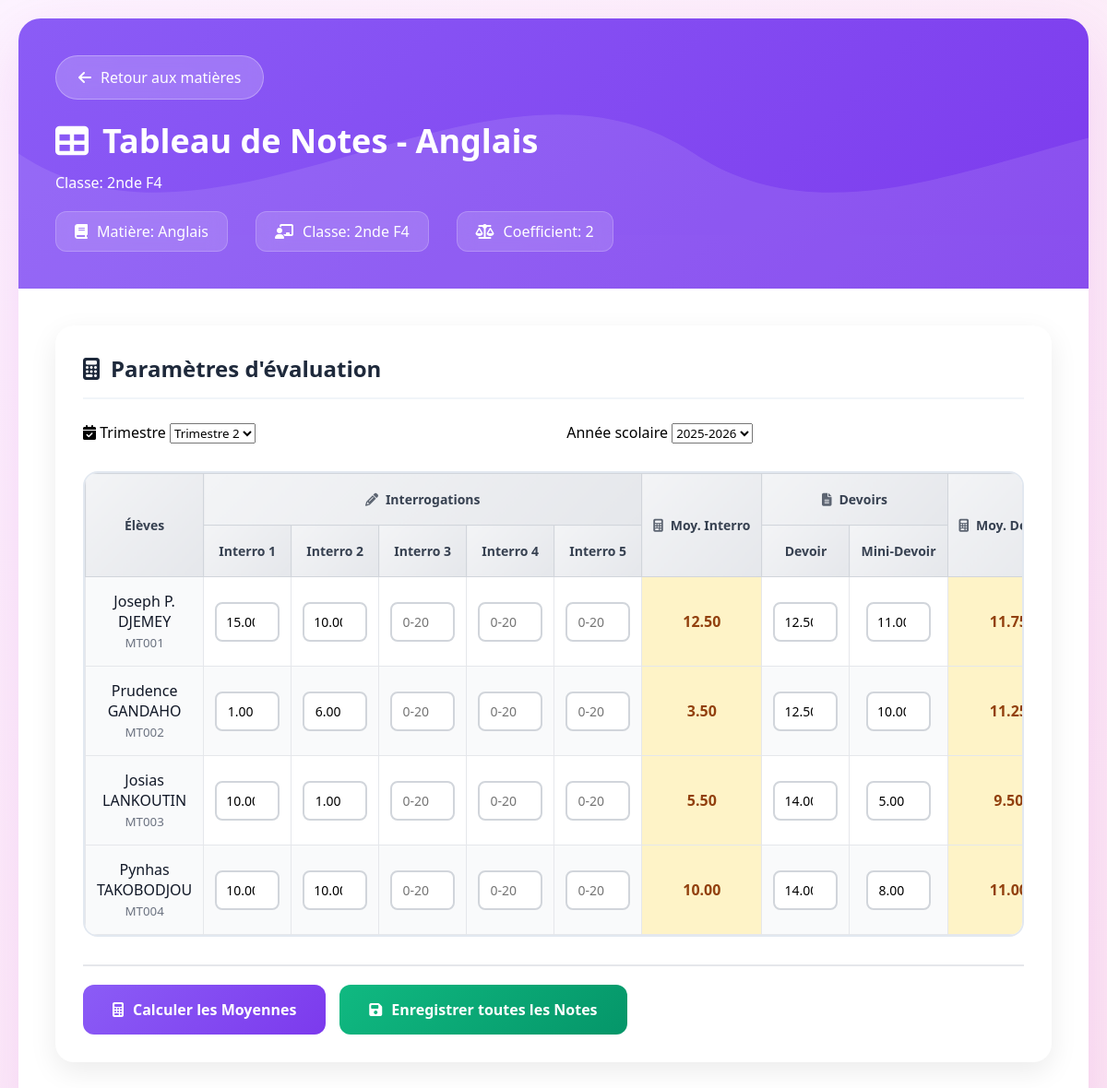
Page /Ecole/notes/notes_matiere.php?classe_id=6&matiere_id=20 (signed in) on the committed database.
### tables this page shows
CREATE TABLE `classe_matiere` (
  `id` int(11) NOT NULL,
  `classe_id` int(11) NOT NULL,
  `matiere_id` int(11) NOT NULL,
  `coefficient` int(11) DEFAULT 1
);

CREATE TABLE `matieres` (
  `id` int(11) NOT NULL,
  `nom_matiere` varchar(50) DEFAULT NULL,
  `coefficient` int(11) DEFAULT 1
);

CREATE TABLE `classes` (
  `id` int(11) NOT NULL,
  `nom_classe` varchar(20) NOT NULL
);

CREATE TABLE `eleves` (
  `id` int(11) NOT NULL,
  `matricule` varchar(30) DEFAULT NULL,
  `nom` varchar(50) DEFAULT NULL,
  `prenom` varchar(50) DEFAULT NULL,
  `classe_id` int(11) DEFAULT NULL,
  `date_naissance` date NOT NULL,
  `lieu_naissance` varchar(100) NOT NULL,
  `sexe` enum('M','F') NOT NULL
);

CREATE TABLE `notes` (
  `id` int(11) NOT NULL,
  `eleve_id` int(11) NOT NULL,
  `matiere_id` int(11) NOT NULL,
  `type_note` enum('interro','mini_dev','dev_hebdo','compo') NOT NULL,
  `numero_interro` int(11) DEFAULT NULL,
  `note` decimal(4,2) NOT NULL,
  `date_note` date DEFAULT NULL,
  `trimestre_id` int(11) DEFAULT NULL,
  `annee_id` int(11) DEFAULT NULL
);

### Ecole/notes/notes_matiere.php (the view, shortened to what this page needs)
<?php
require_once '../config/database.php';
$classe_id = (int)$_GET['classe_id'];
$matiere_id = (int)$_GET['matiere_id'];
$stmt = $pdo->prepare("SELECT * FROM classes WHERE id = ?");
$stmt->execute([$classe_id]);
$classe = $stmt->fetch();
$stmt = $pdo->prepare("
    SELECT
        m.*,
        cm.coefficient AS coef_classe
    FROM matieres m
    JOIN classe_matiere cm ON cm.matiere_id = m.id
    WHERE m.id = ? AND cm.classe_id = ?
");
$stmt->execute([$matiere_id, $classe_id]);
$matiere = $stmt->fetch();
$stmt = $pdo->prepare("SELECT * FROM eleves WHERE classe_id = ? ORDER BY nom, prenom");
$stmt->execute([$classe_id]);
$eleves = $stmt->fetchAll();
$stmt = $pdo->prepare("
    SELECT n.*, e.nom, e.prenom, e.matricule,
           t.nom as trimestre_nom, a.libelle as annee_libelle
    FROM notes n
    JOIN eleves e ON n.eleve_id = e.id
    JOIN trimestres t ON n.trimestre_id = t.id
    JOIN annees_scolaires a ON n.annee_id = a.id
    WHERE n.matiere_id = ? AND e.classe_id = ?
    ORDER BY e.nom, e.prenom, t.ordre, n.type_note, n.date_note
");
$stmt->execute([$matiere_id, $classe_id]);
$notes = $stmt->fetchAll();
$notes_par_eleve = [];
foreach ($notes as $note) {
    $notes_par_eleve[$note['eleve_id']][$note['type_note']][] = $note;
}
$trimestres = $pdo->query("SELECT * FROM trimestres WHERE actif = 1 ORDER BY ordre")->fetchAll();
$annees = $pdo->query("SELECT * FROM annees_scolaires WHERE active = 1")->fetchAll();
?>
<!DOCTYPE html>
<html lang="fr">
<head>
    <link rel="stylesheet" href="https://cdnjs.cloudflare.com/ajax/libs/font-awesome/6.4.0/css/all.min.css">
</head>
<body>
    <div class="container">
        <div class="header">
            <div class="header-content">
                <a href="matieres.php?classe_id=<?= $classe_id ?>" class="back-btn">
                    <i class="fas fa-arrow-left"></i>
                    Retour aux matières
                </a>
                <h1><i class="fas fa-table"></i> Tableau de Notes -
                    <?php echo htmlspecialchars($matiere['nom_matiere']); ?></h1>
                <p>Classe: <?php echo htmlspecialchars($classe['nom_classe']); ?></p>
                <div class="header-info">
                    <div class="info-item">
                        <i class="fas fa-book"></i>
                        <span>Matière: <?php echo htmlspecialchars($matiere['nom_matiere']); ?></span>
                    </div>
                    <div class="info-item">
                        <i class="fas fa-chalkboard-teacher"></i>
                        <span>Classe: <?php echo htmlspecialchars($classe['nom_classe']); ?></span>
                    </div>
                    <div class="info-item">
                        <i class="fas fa-balance-scale"></i>
                        <span>Coefficient: <?php echo $matiere['coef_classe']; ?></span>
                    </div>
                </div>
            </div>
        </div>
        <div class="content">
            <div class="section">
                <h2 class="section-title">
                    <i class="fas fa-calculator"></i>
                    Paramètres d'évaluation
                </h2>
                <form method="POST" action="" id="notesForm">
                    <div style="display: grid; grid-template-columns: repeat(auto-fit, minmax(250px, 1fr)); gap: 20px;">
                        <div class="form-group">
                            <label for="trimestre_id"><i class="fas fa-calendar-check"></i> Trimestre</label>
                            <select id="trimestre_id" name="trimestre_id" required>
                                <?php foreach ($trimestres as $trimestre): ?>
                                <option value="<?= $trimestre['id'] ?>">
                                    <?php echo htmlspecialchars($trimestre['nom']); ?>
                                </option>
                                <?php endforeach; ?>
                            </select>
                        </div>
                        <div class="form-group">
                            <label for="annee_id"><i class="fas fa-calendar-star"></i> Année scolaire</label>
                            <select id="annee_id" name="annee_id" required>
                                <?php foreach ($annees as $annee): ?>
                                <option value="<?= $annee['id'] ?>">
                                    <?php echo htmlspecialchars($annee['libelle']); ?>
                                </option>
                                <?php endforeach; ?>
                            </select>
                        </div>
                    </div>
                    <div class="notes-table-container">
                        <table class="notes-table">
                            <thead>
                                <tr>
                                    <th rowspan="2" class="student-cell">Élèves</th>
                                    <th colspan="5" class="interro-group">
                                        <i class="fas fa-pencil-alt table-icon"></i>Interrogations
                                    </th>
                                    <th rowspan="2" class="moyenne-group">
                                        <i class="fas fa-calculator table-icon"></i>Moy. Interro
                                    </th>
                                    <th colspan="2" class="devoir-group">
                                        <i class="fas fa-file-alt table-icon"></i>Devoirs
                                    </th>
                                    <th rowspan="2" class="moyenne-group">
                                        <i class="fas fa-calculator table-icon"></i>Moy. Devoirs
                                    </th>
                                </tr>
                                <tr>
                                    <th class="interro-group">Interro 1</th>
                                    <th class="interro-group">Interro 2</th>
                                    <th class="interro-group">Interro 3</th>
                                    <th class="interro-group">Interro 4</th>
                                    <th class="interro-group">Interro 5</th>
                                    <th class="devoir-group">Devoir</th>
                                    <th class="devoir-group">Mini-Devoir</th>
                                </tr>
                            </thead>
                            <tbody>
                                <?php foreach ($eleves as $index => $eleve):
                                    $eleve_id = $eleve['id'];
                                    $eleve_notes = $notes_par_eleve[$eleve_id] ?? [];
                                    $interro1 = '';
                                    $interro2 = '';
                                    $interro3 = '';
                                    $interro4 = '';
                                    $interro5 = '';
                                    $devoir = '';
                                    $mini_devoir = '';
                                    if (isset($eleve_notes['interro'])) {
                                        foreach ($eleve_notes['interro'] as $note) {
    switch ($note['numero_interro']) {
        case 1: $interro1 = $note['note']; break;
        case 2: $interro2 = $note['note']; break;
    }
}
                                    }
                                    if (isset($eleve_notes['dev_hebdo'][0])) {
                                        $devoir = $eleve_notes['dev_hebdo'][0]['note'];
                                    }
                                    if (isset($eleve_notes['mini_dev'][0])) {
                                        $mini_devoir = $eleve_notes['mini_dev'][0]['note'];
                                    }
                                ?>
                                <tr data-eleve-id="<?= $eleve_id ?>">
                                    <td class="student-cell">
                                        <?php echo htmlspecialchars($eleve['prenom'] . ' ' . $eleve['nom']); ?><br>
                                        <small
                                            style="color: #6b7280;"><?php echo htmlspecialchars($eleve['matricule']); ?></small>
                                    </td>
                                    <td><input type="number" name="interro_<?= $eleve_id ?>_1" value="<?= $interro1 ?>"
                                            min="0" max="20" step="0.01" placeholder="0-20"></td>
                                    <td><input type="number" name="interro_<?= $eleve_id ?>_2" value="<?= $interro2 ?>"
                                            min="0" max="20" step="0.01" placeholder="0-20"></td>
                                    <td><input type="number" name="interro_<?= $eleve_id ?>_3" value="<?= $interro3 ?>"
                                            min="0" max="20" step="0.01" placeholder="0-20"></td>
                                    <td><input type="number" name="interro_<?= $eleve_id ?>_4" value="<?= $interro4 ?>"
                                            min="0" max="20" step="0.01" placeholder="0-20"></td>
                                    <td><input type="number" name="interro_<?= $eleve_id ?>_5" value="<?= $interro5 ?>"
                                            min="0" max="20" step="0.01" placeholder="0-20"></td>
                                    <td class="calculated-cell" id="moy_interro_<?= $eleve_id ?>">0.00</td>
                                    <td><input type="number" name="devoir_<?= $eleve_id ?>" value="<?= $devoir ?>"
                                            min="0" max="20" step="0.01" placeholder="0-20"></td>
                                    <td><input type="number" name="mini_devoir_<?= $eleve_id ?>"
                                            value="<?= $mini_devoir ?>" min="0" max="20" step="0.01" placeholder="0-20">
                                    </td>
                                    <td class="calculated-cell" id="moy_devoirs_<?= $eleve_id ?>">0.00</td>
                                </tr>
                                <?php endforeach; ?>
                            </tbody>
                        </table>
                    </div>
                    <div class="action-buttons">
                        <button type="button" class="btn-calculate" onclick="calculerMoyennes()">
                            <i class="fas fa-calculator"></i> Calculer les Moyennes
                        </button>
                        <button type="submit" name="enregistrer_notes" class="btn-save">
                            <i class="fas fa-save"></i> Enregistrer toutes les Notes
                        </button>
                    </div>
                </form>
            </div>
        </div>
    </div>
</body>
</html>

### Ecole/notes/notes_matiere.php (style rules this page uses)
* { margin: 0; padding: 0; box-sizing: border-box; font-family: 'Segoe UI', Tahoma, Geneva, Verdana, sans-serif; }
body { background: linear-gradient(135deg, #fdf4ff 0%, #fce7f3 100%); min-height: 100vh; padding: 20px; }
.container { max-width: 100%; margin: 0 auto; background: white; border-radius: 24px; box-shadow: 0 25px 70px rgba(192, 38, 211, 0.15); overflow: hidden; animation: fadeIn 0.6s ease-out; }
.header { background: linear-gradient(135deg, #8b5cf6 0%, #7c3aed 100%); color: white; padding: 40px; position: relative; overflow: hidden; }
.header::before { content: ''; position: absolute; top: 0; left: 0; right: 0; bottom: 0; background-size: cover; }
.header-content { position: relative; z-index: 2; }
.back-btn { display: inline-flex; align-items: center; gap: 10px; padding: 12px 24px; background: rgba(255, 255, 255, 0.2); color: white; text-decoration: none; border-radius: 50px; margin-bottom: 20px; backdrop-filter: blur(10px); border: 1px solid rgba(255, 255, 255, 0.3); transition: all 0.3s ease; }
.header h1 { font-size: 36px; font-weight: 700; margin-bottom: 10px; display: flex; align-items: center; gap: 15px; }
.header-info { display: flex; align-items: center; gap: 30px; margin-top: 20px; flex-wrap: wrap; }
.info-item { display: flex; align-items: center; gap: 10px; background: rgba(255, 255, 255, 0.15); padding: 10px 20px; border-radius: 12px; backdrop-filter: blur(10px); border: 1px solid rgba(255, 255, 255, 0.2); }
.content { padding: 40px; }
.section { background: white; border-radius: 20px; padding: 30px; margin-bottom: 30px; box-shadow: 0 10px 30px rgba(0, 0, 0, 0.08); }
.section-title { font-size: 24px; color: #1e293b; margin-bottom: 25px; display: flex; align-items: center; gap: 12px; padding-bottom: 15px; border-bottom: 2px solid #f1f5f9; }
.notes-table-container { overflow-x: auto; margin-top: 30px; border-radius: 16px; border: 2px solid #e2e8f0; }
.notes-table { width: 100%; border-collapse: collapse; min-width: 1200px; }
.notes-table th { background: linear-gradient(135deg, #f3f4f6, #e5e7eb); color: #374151; font-weight: 600; text-align: center; padding: 18px 12px; border: 1px solid #d1d5db; font-size: 14px; white-space: nowrap; }
.notes-table td { padding: 15px 12px; border: 1px solid #e5e7eb; text-align: center; vertical-align: middle; }
.student-cell { background: #f9fafb; font-weight: 500; color: #111827; text-align: left; padding-left: 20px; position: sticky; left: 0; z-index: 2; border-right: 2px solid #d1d5db; }
.notes-table input[type="number"] { width: 70px; padding: 10px; border: 2px solid #d1d5db; border-radius: 8px; font-size: 14px; text-align: center; background: white; transition: all 0.3s ease; }
.calculated-cell { background: #fef3c7; font-weight: 600; color: #92400e; min-width: 80px; }
.notes-table tr:nth-child(even) { background: #f9fafb; }
.action-buttons { display: flex; gap: 15px; margin-top: 30px; padding-top: 20px; border-top: 2px solid #e5e7eb; }
.btn-save { padding: 16px 32px; background: linear-gradient(135deg, #10b981, #059669); color: white; border: none; border-radius: 12px; font-size: 16px; font-weight: 600; cursor: pointer; transition: all 0.3s ease; display: flex; align-items: center; gap: 10px; }
.btn-calculate { padding: 16px 32px; background: linear-gradient(135deg, #8b5cf6, #7c3aed); color: white; border: none; border-radius: 12px; font-size: 16px; font-weight: 600; cursor: pointer; transition: all 0.3s ease; display: flex; align-items: center; gap: 10px; }
.table-icon { margin-right: 8px; font-size: 14px; opacity: 0.8; }

### rows in the picture
classe_matiere: matiere.nom_matiere "Anglais", coefficient "2"
classes: nom_classe "2nde F4"
eleves: prenom+nom "Joseph P. DJEMEY", matricule "MT001", id.note "12.50", id.note "11.00"
notes: note "15.00"
notes: note "10.00"
eleves: prenom+nom "Prudence GANDAHO", matricule "MT002", id.note "12.50", id.note "10.00"
notes: note "1.00"
notes: note "6.00"
eleves: prenom+nom "Josias LANKOUTIN", matricule "MT003", id.note "14.00", id.note "5.00"
notes: note "10.00"
notes: note "1.00"
eleves: prenom+nom "Pynhas TAKOBODJOU", matricule "MT004", id.note "14.00", id.note "8.00"
notes: note "10.00"
notes: note "10.00"

### other values in the picture
form field trimestre_id "Trimestre 2"
form field annee_id "2025-2026"
